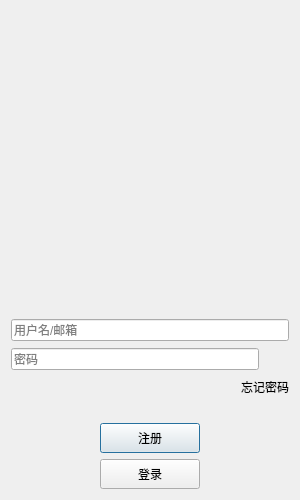
<?xml version="1.0" encoding="UTF-8"?>
<ui version="4.0">
 <class>LoginDialog</class>
 <widget class="QDialog" name="LoginDialog">
  <property name="geometry">
   <rect>
    <x>0</x>
    <y>0</y>
    <width>300</width>
    <height>500</height>
   </rect>
  </property>
  <property name="minimumSize">
   <size>
    <width>300</width>
    <height>500</height>
   </size>
  </property>
  <property name="maximumSize">
   <size>
    <width>300</width>
    <height>500</height>
   </size>
  </property>
  <property name="windowTitle">
   <string>Dialog</string>
  </property>
  <layout class="QVBoxLayout" name="verticalLayout">
   <item>
    <spacer name="verticalSpacer_2">
     <property name="orientation">
      <enum>Qt::Orientation::Vertical</enum>
     </property>
     <property name="sizeHint" stdset="0">
      <size>
       <width>20</width>
       <height>40</height>
      </size>
     </property>
    </spacer>
   </item>
   <item>
    <layout class="QHBoxLayout" name="horizontalLayout_5">
     <item>
      <spacer name="horizontalSpacer_6">
       <property name="orientation">
        <enum>Qt::Orientation::Horizontal</enum>
       </property>
       <property name="sizeHint" stdset="0">
        <size>
         <width>40</width>
         <height>20</height>
        </size>
       </property>
      </spacer>
     </item>
     <item>
      <widget class="QLabel" name="label">
       <property name="text">
        <string/>
       </property>
       <property name="pixmap">
        <pixmap resource="rc.qrc">:/res/ice.png</pixmap>
       </property>
       <property name="scaledContents">
        <bool>true</bool>
       </property>
      </widget>
     </item>
     <item>
      <spacer name="horizontalSpacer_7">
       <property name="orientation">
        <enum>Qt::Orientation::Horizontal</enum>
       </property>
       <property name="sizeHint" stdset="0">
        <size>
         <width>40</width>
         <height>20</height>
        </size>
       </property>
      </spacer>
     </item>
    </layout>
   </item>
   <item>
    <spacer name="verticalSpacer">
     <property name="orientation">
      <enum>Qt::Orientation::Vertical</enum>
     </property>
     <property name="sizeHint" stdset="0">
      <size>
       <width>20</width>
       <height>40</height>
      </size>
     </property>
    </spacer>
   </item>
   <item>
    <layout class="QHBoxLayout" name="horizontalLayout_2">
     <item>
      <widget class="QLineEdit" name="user_edit">
       <property name="placeholderText">
        <string>用户名/邮箱</string>
       </property>
      </widget>
     </item>
    </layout>
   </item>
   <item>
    <layout class="QHBoxLayout" name="horizontalLayout">
     <item>
      <widget class="QLineEdit" name="pass_edit">
       <property name="echoMode">
        <enum>QLineEdit::EchoMode::Password</enum>
       </property>
       <property name="placeholderText">
        <string>密码</string>
       </property>
      </widget>
     </item>
     <item>
      <widget class="ClickedLabel" name="pass_visible">
       <property name="enabled">
        <bool>true</bool>
       </property>
       <property name="minimumSize">
        <size>
         <width>24</width>
         <height>24</height>
        </size>
       </property>
       <property name="maximumSize">
        <size>
         <width>24</width>
         <height>24</height>
        </size>
       </property>
       <property name="text">
        <string/>
       </property>
      </widget>
     </item>
    </layout>
   </item>
   <item>
    <layout class="QHBoxLayout" name="horizontalLayout_6">
     <item>
      <spacer name="horizontalSpacer_8">
       <property name="orientation">
        <enum>Qt::Orientation::Horizontal</enum>
       </property>
       <property name="sizeHint" stdset="0">
        <size>
         <width>40</width>
         <height>20</height>
        </size>
       </property>
      </spacer>
     </item>
     <item>
      <widget class="ClickedLabel" name="forget_label">
       <property name="enabled">
        <bool>true</bool>
       </property>
       <property name="text">
        <string>忘记密码</string>
       </property>
      </widget>
     </item>
    </layout>
   </item>
   <item>
    <widget class="QLabel" name="err_tip">
     <property name="text">
      <string/>
     </property>
    </widget>
   </item>
   <item>
    <layout class="QHBoxLayout" name="horizontalLayout_3">
     <item>
      <spacer name="horizontalSpacer_2">
       <property name="orientation">
        <enum>Qt::Orientation::Horizontal</enum>
       </property>
       <property name="sizeHint" stdset="0">
        <size>
         <width>40</width>
         <height>20</height>
        </size>
       </property>
      </spacer>
     </item>
     <item>
      <widget class="QPushButton" name="reg_btn">
       <property name="minimumSize">
        <size>
         <width>100</width>
         <height>30</height>
        </size>
       </property>
       <property name="maximumSize">
        <size>
         <width>100</width>
         <height>30</height>
        </size>
       </property>
       <property name="text">
        <string>注册</string>
       </property>
      </widget>
     </item>
     <item>
      <spacer name="horizontalSpacer_3">
       <property name="orientation">
        <enum>Qt::Orientation::Horizontal</enum>
       </property>
       <property name="sizeHint" stdset="0">
        <size>
         <width>40</width>
         <height>20</height>
        </size>
       </property>
      </spacer>
     </item>
    </layout>
   </item>
   <item>
    <layout class="QHBoxLayout" name="horizontalLayout_4">
     <item>
      <spacer name="horizontalSpacer_4">
       <property name="orientation">
        <enum>Qt::Orientation::Horizontal</enum>
       </property>
       <property name="sizeHint" stdset="0">
        <size>
         <width>40</width>
         <height>20</height>
        </size>
       </property>
      </spacer>
     </item>
     <item>
      <widget class="QPushButton" name="login_btn">
       <property name="minimumSize">
        <size>
         <width>100</width>
         <height>30</height>
        </size>
       </property>
       <property name="maximumSize">
        <size>
         <width>100</width>
         <height>30</height>
        </size>
       </property>
       <property name="text">
        <string>登录</string>
       </property>
      </widget>
     </item>
     <item>
      <spacer name="horizontalSpacer_5">
       <property name="orientation">
        <enum>Qt::Orientation::Horizontal</enum>
       </property>
       <property name="sizeHint" stdset="0">
        <size>
         <width>40</width>
         <height>20</height>
        </size>
       </property>
      </spacer>
     </item>
    </layout>
   </item>
  </layout>
 </widget>
 <customwidgets>
  <customwidget>
   <class>ClickedLabel</class>
   <extends>QLabel</extends>
   <header>clickedlabel.h</header>
  </customwidget>
 </customwidgets>
 <resources>
  <include location="rc.qrc"/>
 </resources>
 <connections/>
</ui>
